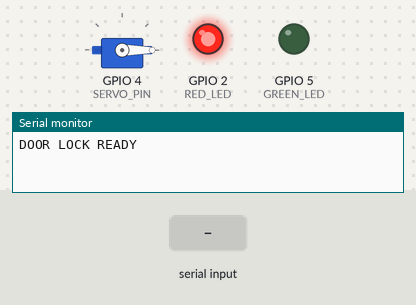
Simulated run of this sketch. Board: ESP32. Shown: servo, output pins drawn as LEDs (lit = HIGH), the last lines printed to the serial monitor. The inputs (shaded band) are chosen by the test bench.

Above: at 1.2 s.
1.3 s: "OPEN\n" received over Serial
At 2.4 s:
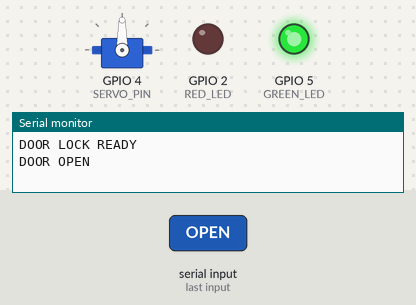
2.8 s: "CLOSE\n" received over Serial
At 3.5 s:
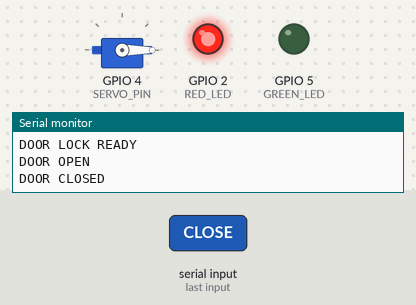
Timing chart, 0 to 5.8 s (numbered marks = the images above; inputs shaded):
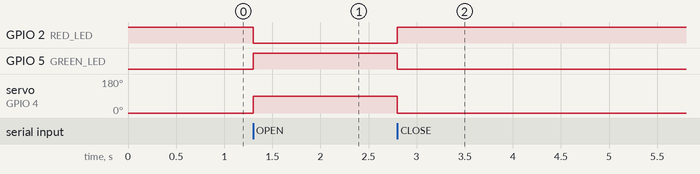

The sketch:

face_door_lock.ino
```cpp
#include <Servo.h>

Servo doorServo;

// Pins
#define SERVO_PIN 4
#define RED_LED 2
#define GREEN_LED 5

void setup() {

  Serial.begin(115200);

  doorServo.attach(SERVO_PIN);

  pinMode(RED_LED, OUTPUT);
  pinMode(GREEN_LED, OUTPUT);

  // Initial state = CLOSED
  doorServo.write(0);

  digitalWrite(RED_LED, HIGH);
  digitalWrite(GREEN_LED, LOW);

  Serial.println("DOOR LOCK READY");
}

void loop() {

  if (Serial.available()) {

    String command = Serial.readStringUntil('\n');
    command.trim();

    // =========================
    // OPEN
    // =========================

    if (command == "OPEN") {

      doorServo.write(90);

      digitalWrite(RED_LED, LOW);
      digitalWrite(GREEN_LED, HIGH);

      Serial.println("DOOR OPEN");

    }

    // =========================
    // CLOSE
    // =========================

    else if (command == "CLOSE") {

      doorServo.write(0);

      digitalWrite(RED_LED, HIGH);
      digitalWrite(GREEN_LED, LOW);

      Serial.println("DOOR CLOSED");
    }
  }
}
```

Measured:
- after the input at 1.3 s, GPIO 2 (RED_LED): HIGH → LOW at once; GPIO 5 (GREEN_LED): LOW → HIGH at once; servo on GPIO 4 (SERVO_PIN): 0° → 90° at once
- after the input at 2.8 s, GPIO 2 (RED_LED): LOW → HIGH at once; GPIO 5 (GREEN_LED): HIGH → LOW at once; servo on GPIO 4 (SERVO_PIN): 90° → 0° at once
